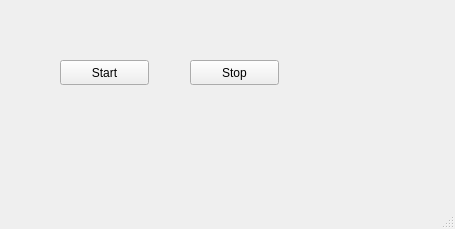
<?xml version="1.0" encoding="UTF-8"?>
<ui version="4.0">
 <class>MainWindow</class>
 <widget class="QMainWindow" name="MainWindow">
  <property name="geometry">
   <rect>
    <x>0</x>
    <y>0</y>
    <width>455</width>
    <height>229</height>
   </rect>
  </property>
  <property name="windowTitle">
   <string>MainWindow</string>
  </property>
  <widget class="QWidget" name="centralwidget">
   <widget class="QPushButton" name="start_button">
    <property name="geometry">
     <rect>
      <x>60</x>
      <y>60</y>
      <width>89</width>
      <height>25</height>
     </rect>
    </property>
    <property name="text">
     <string>Start</string>
    </property>
   </widget>
   <widget class="QPushButton" name="stop_button">
    <property name="geometry">
     <rect>
      <x>190</x>
      <y>60</y>
      <width>89</width>
      <height>25</height>
     </rect>
    </property>
    <property name="text">
     <string>Stop</string>
    </property>
   </widget>
  </widget>
  <widget class="QMenuBar" name="menubar">
   <property name="geometry">
    <rect>
     <x>0</x>
     <y>0</y>
     <width>455</width>
     <height>22</height>
    </rect>
   </property>
  </widget>
  <widget class="QStatusBar" name="statusbar"/>
 </widget>
 <resources/>
 <connections/>
</ui>
